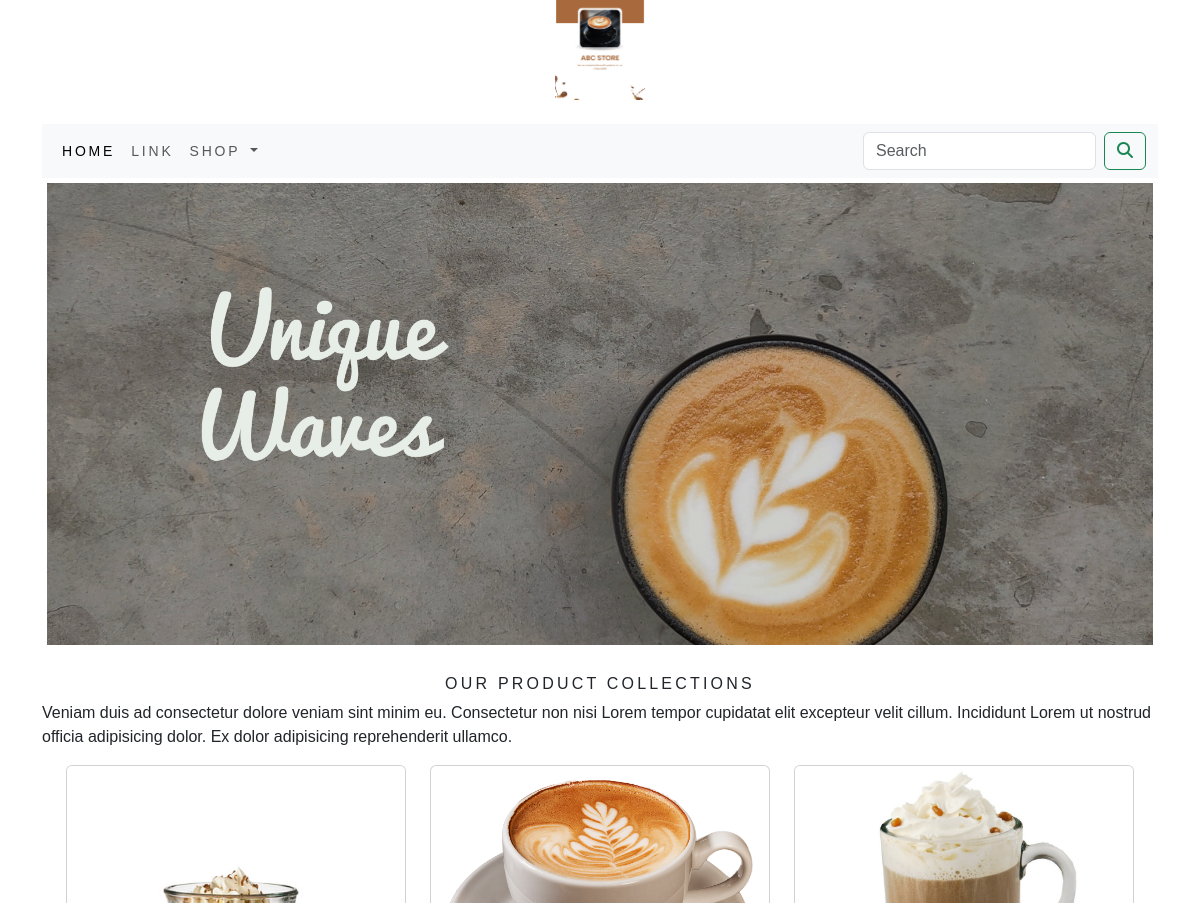
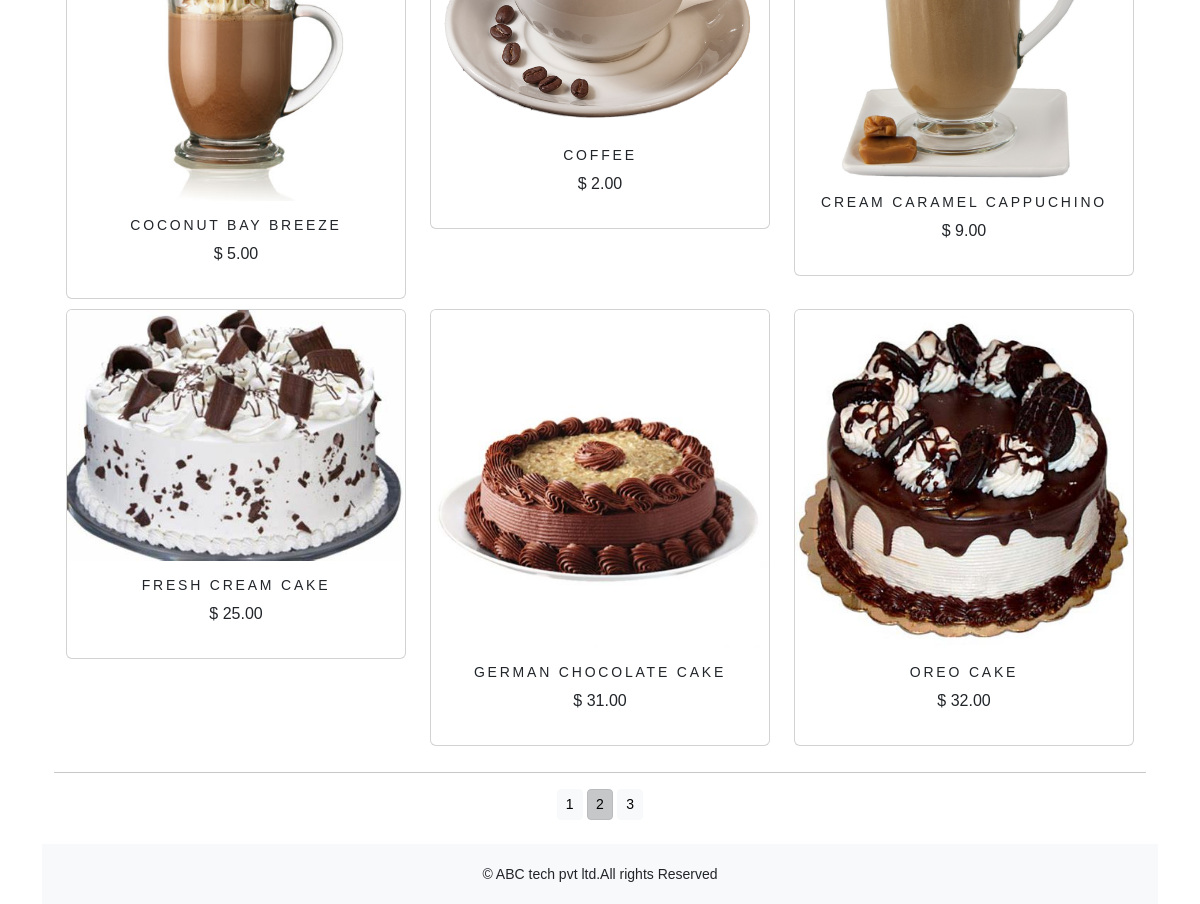
Screenshot of /shop/?page=2 with the database file from the repository (2 pictures, top to bottom).
### shop/models.py (models this page shows, shortened)
class Product(models.Model):
    name=models.CharField(max_length=250,unique=True)
    slug=models.SlugField(max_length=250,unique=True)
    description = models.TextField(blank=True)
    image = models.ImageField(upload_to='product', blank=True)
    price=models.DecimalField(max_digits=10,decimal_places=2)
    category=models.ForeignKey(Category,on_delete=models.CASCADE)
    stock=models.IntegerField()
    available=models.BooleanField(default=True)
    created=models.DateTimeField(auto_now_add=True)
    updated=models.DateTimeField(auto_now=True)
    class Meta:
        ordering = ('name',)
        verbose_name = 'product'
        verbose_name_plural = 'products'
    def get_url(self):
        return reverse('shop:ProDetails',args=[self.category.slug,self.slug])

### shop/views.py (the view)
# urls.py: path('',views.AllProdCat,name='AllProdCat'),
def AllProdCat(request,c_slug=None):
    c_page=None
    products_list=None
    if c_slug != None:
        c_page=get_object_or_404(Category,slug=c_slug)
        products_list=Product.objects.all().filter(category=c_page,available=True)
    else:
        products_list=Product.objects.all().filter(available=True)
    paginator=Paginator(products_list,6)
    try:
        page=int(request.GET.get('page','1'))
    except:
        page=1
    try:
        products=paginator.page(page)
    except(EmptyPage,InvalidPage):
        products=paginator.page(paginator.num_pages)
    return render(request,'category.html',{'category':c_page,'products':products})

### cart/context_processors.py (called while the page is built)
def counter(request):
    item_count=0
    if 'admin' in request.path:
        return {}
    else:
        try:
            cart=Cart.objects.filter(cart_id=_cart_id(request))
            cart_items = CartItem.objects.filter(cart=cart[:1])
            for cart_item in cart_items:
                item_count += cart_item.quantity
        except Cart.DoesNotExist:
            item_count=0
    return dict(item_count=item_count)

### cart/views.py (called while the page is built)
def _cart_id(request):
    cart=request.session.session_key
    if not cart:
        cart=request.session.create()
    return cart

### shop/context_processors.py (called while the page is built)
def menu_links(request):
    links=Category.objects.all()
    return dict(links=links)

### shop/models.py (called while the page is built)
    def get_url(self):
        return reverse('shop:products_by_category',args=[self.slug])

### template/category.html (shortened to what this page needs)
{% extends 'base.html' %}
    {% load static %}
        {% block content %}
            <div>
        <div class="mx-auto">
            {% if category %}
                <img class="my_image" src="{{category.image.url}}" alt="{{category.name}}" width="500px" height="600px">
        </div>
                <br>
                <div>
                    <h1 class="text-center my_title">{{category.name}}</h1>
                    <p class="text-justify">{{category.description}}</p>
                </div>
            {% else %}
                <div>
                     <img class="my_image my_image_padding" src="{% static 'img/banner.png' %}" width="1450px">
                </div>
                <br>
                <div>
                    <h1 class="text-center my_title">Our Product Collections</h1>
                    <p class="text-justify">Veniam duis ad consectetur dolore veniam sint minim eu. Consectetur non nisi Lorem tempor cupidatat elit excepteur velit cillum. Incididunt Lorem ut nostrud officia adipisicing dolor. Ex dolor adipisicing reprehenderit ullamco.</p>
                </div>
            {% endif %}
        <div class="container">
            <div class="row mx-auto">
                {% for product in products.object_list %}
                <div class="my_bottom_margin col-9 col-sm-12 col-md-4 xol-lg-4">
                    <div class="card text-center" style="min-width:18rem;">
                        <a href="{{product.get_url}}">
                            <img class="card-img-top my_image" src="{{product.image.url}}" alt="{{product.name}}" width="500px" height="600px">
                        </a>
                        <div class="card-body">
                            <h4>{{product.name}}</h4>
                            <p>$ {{product.price}}</p>
                        </div>
                    </div>
                </div>
                {% endfor %}
            </div>
            <div class="mx-auto">
                {% if products.paginator.num_pages >= 1 %}
                <hr>
                <div class="text-center">
                    {% for pg in products.paginator.page_range %}
                    <a href="?page={{pg}}" class="btn btn-light btn-sm {% if products.number == pg %} active {% endif %}">{{pg}}</a>
                    {% endfor %}
                </div>
                {% endif %}
            </div>
            <br>
        </div>
            {% endblock %}

### static/css/custom.css (style rules this page uses)
body { font-family: 'Roboto', sans-serif; }
.my_image { width:100%; height:auto; }
.my_title { font-size:16px; text-transform:uppercase; letter-spacing: .2em; }
.my_image_padding { padding:5px; }
.my_bottom_margin { margin-bottom:10px; }
.card-body h4 { font-size:14px; text-transform:uppercase; letter-spacing: .2em; }

### rows the page displays
Product: image (picture), name "COCONUT BAY BREEZE", price "5.00"
Product: image (picture), name "COFFEE", price "2.00"
Product: image (picture), name "CREAM CARAMEL CAPPUCHINO", price "9.00"
Product: image (picture), name "FRESH CREAM CAKE", price "25.00"
Product: image (picture), name "GERMAN CHOCOLATE CAKE", price "31.00"
Product: image (picture), name "OREO CAKE", price "32.00"

### other values shown
{{ pg }} "1" "2" "3"
